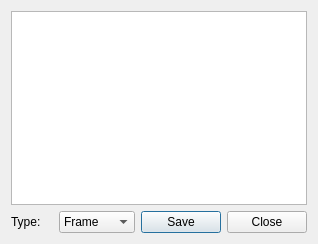
<?xml version="1.0" encoding="UTF-8"?>
<ui version="4.0">
 <class>GenerateBoardDialog</class>
 <widget class="QDialog" name="GenerateBoardDialog">
  <property name="geometry">
   <rect>
    <x>0</x>
    <y>0</y>
    <width>318</width>
    <height>244</height>
   </rect>
  </property>
  <property name="windowTitle">
   <string>Generate Board</string>
  </property>
  <layout class="QGridLayout" name="gridLayout">
   <item row="0" column="0" colspan="4">
    <widget class="QGraphicsView" name="graphicsView"/>
   </item>
   <item row="1" column="0">
    <widget class="QLabel" name="label">
     <property name="text">
      <string>Type:</string>
     </property>
    </widget>
   </item>
   <item row="1" column="1">
    <widget class="QComboBox" name="comboBox">
     <item>
      <property name="text">
       <string>Frame</string>
      </property>
     </item>
     <item>
      <property name="text">
       <string>Board</string>
      </property>
     </item>
     <item>
      <property name="text">
       <string>Checker</string>
      </property>
     </item>
    </widget>
   </item>
   <item row="1" column="2">
    <widget class="QPushButton" name="pushButton_2">
     <property name="text">
      <string>Save</string>
     </property>
    </widget>
   </item>
   <item row="1" column="3">
    <widget class="QPushButton" name="pushButton">
     <property name="text">
      <string>Close</string>
     </property>
    </widget>
   </item>
  </layout>
 </widget>
 <resources/>
 <connections>
  <connection>
   <sender>pushButton</sender>
   <signal>clicked()</signal>
   <receiver>GenerateBoardDialog</receiver>
   <slot>reject()</slot>
   <hints>
    <hint type="sourcelabel">
     <x>268</x>
     <y>222</y>
    </hint>
    <hint type="destinationlabel">
     <x>313</x>
     <y>161</y>
    </hint>
   </hints>
  </connection>
  <connection>
   <sender>comboBox</sender>
   <signal>currentIndexChanged(int)</signal>
   <receiver>GenerateBoardDialog</receiver>
   <slot>Generate(int)</slot>
   <hints>
    <hint type="sourcelabel">
     <x>80</x>
     <y>222</y>
    </hint>
    <hint type="destinationlabel">
     <x>3</x>
     <y>182</y>
    </hint>
   </hints>
  </connection>
  <connection>
   <sender>pushButton_2</sender>
   <signal>clicked()</signal>
   <receiver>GenerateBoardDialog</receiver>
   <slot>Save()</slot>
   <hints>
    <hint type="sourcelabel">
     <x>193</x>
     <y>222</y>
    </hint>
    <hint type="destinationlabel">
     <x>319</x>
     <y>122</y>
    </hint>
   </hints>
  </connection>
 </connections>
 <slots>
  <slot>Generate(int)</slot>
  <slot>Save()</slot>
 </slots>
</ui>
